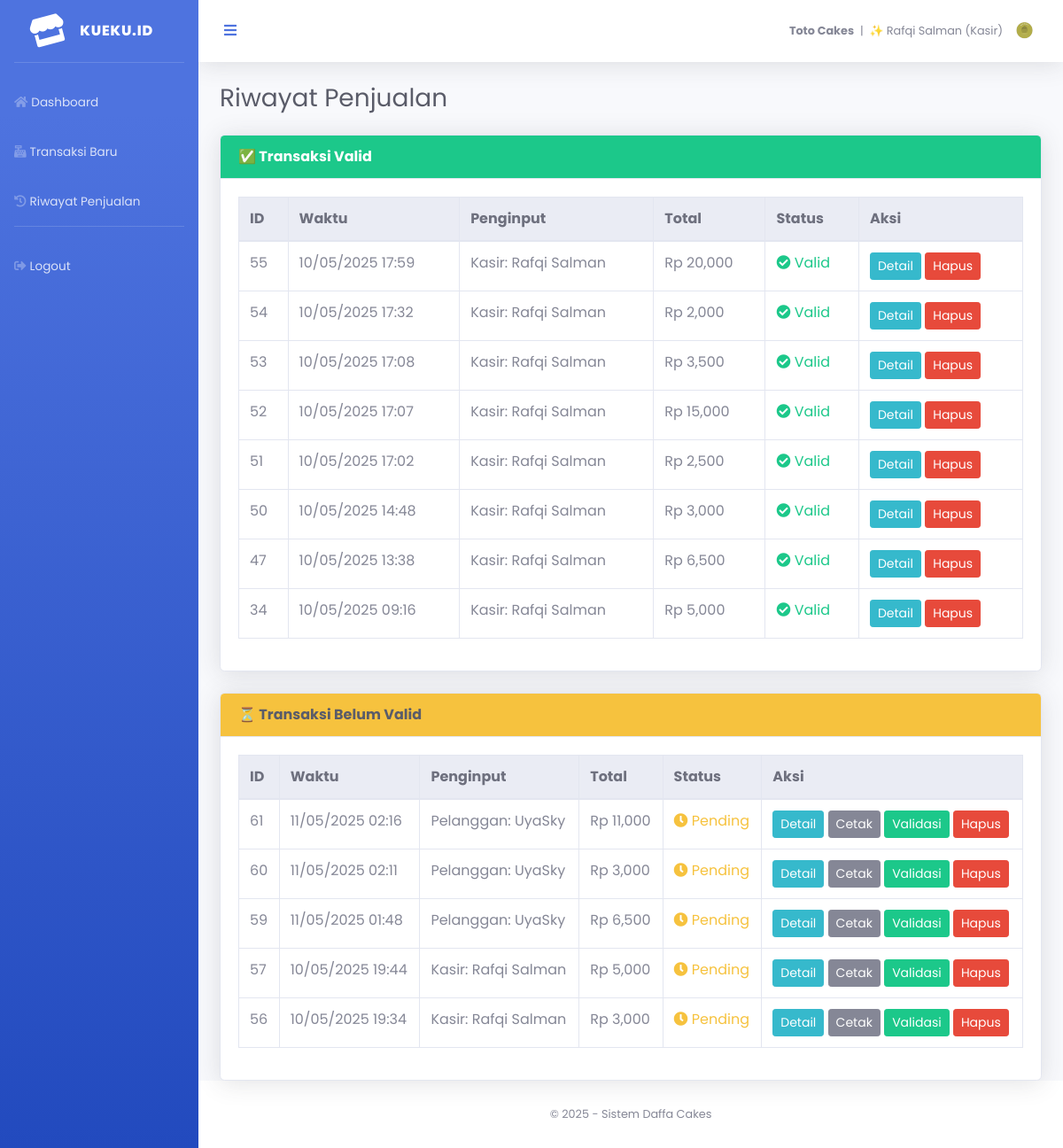
The page /views/transaksi/riwayat_penjualan.php (signed in) on the database its author committed.
### tables this page shows
CREATE TABLE `toko` (
  `id` int(11) NOT NULL,
  `nama_toko` varchar(100) NOT NULL
);

CREATE TABLE `transaksi` (
  `transaksi_id` int(11) NOT NULL,
  `pelanggan_id` int(11) DEFAULT NULL,
  `kasir_id` int(11) DEFAULT NULL,
  `waktu` datetime DEFAULT current_timestamp(),
  `total_harga` int(11) NOT NULL,
  `keterangan` text DEFAULT NULL,
  `status` enum('pending','valid') DEFAULT 'pending'
);

CREATE TABLE `user` (
  `user_id` int(11) NOT NULL,
  `username` varchar(50) NOT NULL,
  `password` varchar(255) NOT NULL,
  `role` enum('owner','admin','kasir') NOT NULL,
  `created_at` datetime DEFAULT current_timestamp(),
  `nama_lengkap` varchar(100) DEFAULT NULL,
  `foto` varchar(100) DEFAULT 'default.png'
);

CREATE TABLE `pelanggan` (
  `pelanggan_id` int(11) NOT NULL,
  `nama_lengkap` varchar(100) DEFAULT NULL,
  `email` varchar(100) DEFAULT NULL,
  `password` varchar(255) DEFAULT NULL,
  `alamat` text DEFAULT NULL,
  `no_hp` varchar(20) DEFAULT NULL,
  `created_at` timestamp NOT NULL DEFAULT current_timestamp(),
  `updated_at` datetime DEFAULT NULL,
  `username` varchar(50) DEFAULT NULL,
  `foto` varchar(100) DEFAULT 'default.png'
);

### views/transaksi/riwayat_penjualan.php (the view, shortened to what this page needs)
<?php
include_once '../layouts/header.php';
include_once '../layouts/sidebar.php';
$valid_query = mysqli_query($conn, "
    SELECT t.transaksi_id, t.waktu, t.total_harga, t.status,
           u.nama_lengkap AS kasir, p.nama_lengkap AS pelanggan
    FROM transaksi t
    LEFT JOIN user u ON t.kasir_id = u.user_id
    LEFT JOIN pelanggan p ON t.pelanggan_id = p.pelanggan_id
    WHERE t.status = 'valid'
    ORDER BY t.transaksi_id DESC
");
$pending_query = mysqli_query($conn, "
    SELECT t.transaksi_id, t.waktu, t.total_harga, t.status,
           u.nama_lengkap AS kasir, p.nama_lengkap AS pelanggan
    FROM transaksi t
    LEFT JOIN user u ON t.kasir_id = u.user_id
    LEFT JOIN pelanggan p ON t.pelanggan_id = p.pelanggan_id
    WHERE t.status = 'pending'
    ORDER BY t.transaksi_id DESC
");
?>
<div class="container-fluid">
    <h1 class="h3 mb-4 text-gray-800">Riwayat Penjualan</h1>
    <div class="card shadow mb-4">
        <div class="card-header bg-success text-white">
            <strong>✅ Transaksi Valid</strong>
        </div>
        <div class="card-body table-responsive">
            <table class="table table-bordered">
                <thead class="thead-light">
                    <tr>
                        <th>ID</th>
                        <th>Waktu</th>
                        <th>Penginput</th>
                        <th>Total</th>
                        <th>Status</th>
                        <th>Aksi</th>
                    </tr>
                </thead>
                <tbody>
                    <?php while ($t = mysqli_fetch_assoc($valid_query)) : ?>
                        <tr>
                            <td><?= $t['transaksi_id'] ?></td>
                            <td><?= date('d/m/Y H:i', strtotime($t['waktu'])) ?></td>
                            <td>
                                <?= $t['kasir'] ? 'Kasir: ' . htmlspecialchars($t['kasir']) : 'Pelanggan: ' . htmlspecialchars($t['pelanggan']) ?>
                            </td>
                            <td>Rp <?= number_format($t['total_harga']) ?></td>
                            <td><span class="text-success"><i class="fas fa-check-circle"></i> Valid</span></td>
                            <td>
                                <a href="detail_transaksi.php?id=<?= $t['transaksi_id'] ?>" class="btn btn-sm btn-info">Detail</a>
                                <button onclick="hapusTransaksi(<?= $t['transaksi_id'] ?>)" class="btn btn-sm btn-danger">Hapus</button>
                            </td>
                        </tr>
                    <?php endwhile; ?>
                </tbody>
            </table>
        </div>
    </div>
    <div class="card shadow">
        <div class="card-header bg-warning text-dark">
            <strong>⏳ Transaksi Belum Valid</strong>
        </div>
        <div class="card-body table-responsive">
            <table class="table table-bordered">
                <thead class="thead-light">
                    <tr>
                        <th>ID</th>
                        <th>Waktu</th>
                        <th>Penginput</th>
                        <th>Total</th>
                        <th>Status</th>
                        <th>Aksi</th>
                    </tr>
                </thead>
                <tbody>
                    <?php while ($p = mysqli_fetch_assoc($pending_query)) : ?>
                        <tr>
                            <td><?= $p['transaksi_id'] ?></td>
                            <td><?= date('d/m/Y H:i', strtotime($p['waktu'])) ?></td>
                            <td>
                                <?= $p['kasir'] ? 'Kasir: ' . htmlspecialchars($p['kasir']) : 'Pelanggan: ' . htmlspecialchars($p['pelanggan']) ?>
                            </td>
                            <td>Rp <?= number_format($p['total_harga']) ?></td>
                            <td><span class="text-warning"><i class="fas fa-clock"></i> Pending</span></td>
                            <td>
                                <a href="detail_transaksi.php?id=<?= $p['transaksi_id'] ?>" class="btn btn-sm btn-info">Detail</a>
                                <a href="cetak_struk.php?id=<?= $p['transaksi_id'] ?>" target="_blank" class="btn btn-sm btn-secondary">Cetak</a>
                                <a href="validasi_transaksi.php?id=<?= $p['transaksi_id'] ?>" class="btn btn-sm btn-success">Validasi</a>
                                <button onclick="hapusTransaksi(<?= $p['transaksi_id'] ?>)" class="btn btn-sm btn-danger">Hapus</button>
                            </td>
                        </tr>
                    <?php endwhile; ?>
                </tbody>
            </table>
        </div>
    </div>
</div>
<?php include_once '../layouts/footer.php'; ?>

### views/layouts/sidebar.php (shortened to what this page needs)
<?php
$user = $_SESSION['user'];
$role = $user['role'];
$result = mysqli_query($conn, "SELECT nama_toko FROM toko WHERE id = 1");
$data_toko = mysqli_fetch_assoc($result);
$nama_toko = $data_toko['nama_toko'] ?? 'Toko Belum Diatur';
?>
<ul class="navbar-nav bg-gradient-primary sidebar sidebar-dark accordion" id="accordionSidebar">
    <a class="sidebar-brand d-flex align-items-center justify-content-center" href="#">
        <div class="sidebar-brand-icon rotate-n-15">
            <i class="fas fa-store"></i>
        </div>
        <div class="sidebar-brand-text mx-3">Kueku.id</div>
    </a>
    <hr class="sidebar-divider">
    <?php if ($role === 'kasir'): ?>
        <li class="nav-item">
            <a class="nav-link" href="/daffa_cakes/views/dashboard/kasir/index.php">
                <i class="fas fa-home"></i><span>Dashboard</span>
            </a>
        </li>
        <li class="nav-item">
            <a class="nav-link" href="/daffa_cakes/views/transaksi/kelola_pesanan.php">
                <i class="fas fa-cash-register"></i><span>Transaksi Baru</span>
            </a>
        </li>
        <li class="nav-item">
            <a class="nav-link" href="/daffa_cakes/views/transaksi/riwayat_penjualan.php">
                <i class="fas fa-history"></i><span>Riwayat Penjualan</span>
            </a>
        </li>
    <?php endif; ?>
    <hr class="sidebar-divider d-none d-md-block">
    <li class="nav-item">
        <a class="nav-link" href="/daffa_cakes/logout.php">
            <i class="fas fa-sign-out-alt"></i><span>Logout</span>
        </a>
    </li>
</ul>
<div id="content-wrapper" class="d-flex flex-column">
    <div id="content">
        <nav class="navbar navbar-expand navbar-light bg-white topbar mb-4 static-top shadow">
            <button id="sidebarToggle" class="btn btn-link d-none d-md-inline rounded-circle mr-3">
                <i class="fa fa-bars"></i>
            </button>
            <ul class="navbar-nav ml-auto">
                <li class="nav-item dropdown no-arrow">
                    <a class="nav-link dropdown-toggle" href="#" id="userDropdown" role="button"
                       data-toggle="dropdown" aria-haspopup="true" aria-expanded="false">
                       <span class="mr-2 d-none d-lg-inline text-gray-600 small">
                            <strong><?= htmlspecialchars($nama_toko) ?></strong> &nbsp;|&nbsp;
                            ✨ <?= htmlspecialchars($user['nama_lengkap']) ?> (<?= ucfirst($user['role']) ?>)
                        </span>
                        <img class="img-profile rounded-circle"
                             src="/daffa_cakes/assets/img/user/<?= $user['foto'] ?? 'default.png'; ?>" width="30" height="30">
                    </a>
                </li>
            </ul>
        </nav>

### views/layouts/header.php (style rules this page uses)
body, .navbar, .sidebar, .card, .form-control, .btn, h1, h2, h3, h4, h5, h6 { font-family: 'Poppins', sans-serif !important; }

### rows shown on the page
toko: nama_toko "Toto Cakes"
transaksi: transaksi_id "55", waktu "10/05/2025 17:59", kasir.nama_lengkap "Rafqi Salman", total_harga "20,000"
transaksi: transaksi_id "54", waktu "10/05/2025 17:32", kasir.nama_lengkap "Rafqi Salman", total_harga "2,000"
transaksi: transaksi_id "53", waktu "10/05/2025 17:08", kasir.nama_lengkap "Rafqi Salman", total_harga "3,500"
transaksi: transaksi_id "52", waktu "10/05/2025 17:07", kasir.nama_lengkap "Rafqi Salman", total_harga "15,000"
transaksi: transaksi_id "51", waktu "10/05/2025 17:02", kasir.nama_lengkap "Rafqi Salman", total_harga "2,500"
transaksi: transaksi_id "50", waktu "10/05/2025 14:48", kasir.nama_lengkap "Rafqi Salman", total_harga "3,000"
transaksi: transaksi_id "47", waktu "10/05/2025 13:38", kasir.nama_lengkap "Rafqi Salman", total_harga "6,500"
transaksi: transaksi_id "34", waktu "10/05/2025 09:16", kasir.nama_lengkap "Rafqi Salman", total_harga "5,000"
transaksi: transaksi_id "61", waktu "11/05/2025 02:16", pelanggan.nama_lengkap "UyaSky", total_harga "11,000"
transaksi: transaksi_id "60", waktu "11/05/2025 02:11", pelanggan.nama_lengkap "UyaSky", total_harga "3,000"
transaksi: transaksi_id "59", waktu "11/05/2025 01:48", pelanggan.nama_lengkap "UyaSky", total_harga "6,500"
transaksi: transaksi_id "57", waktu "10/05/2025 19:44", kasir.nama_lengkap "Rafqi Salman", total_harga "5,000"
transaksi: transaksi_id "56", waktu "10/05/2025 19:34", kasir.nama_lengkap "Rafqi Salman", total_harga "3,000"

### other values the page prints
$user['nama_lengkap'] "Rafqi Salman"
$user['role'] "Kasir"
